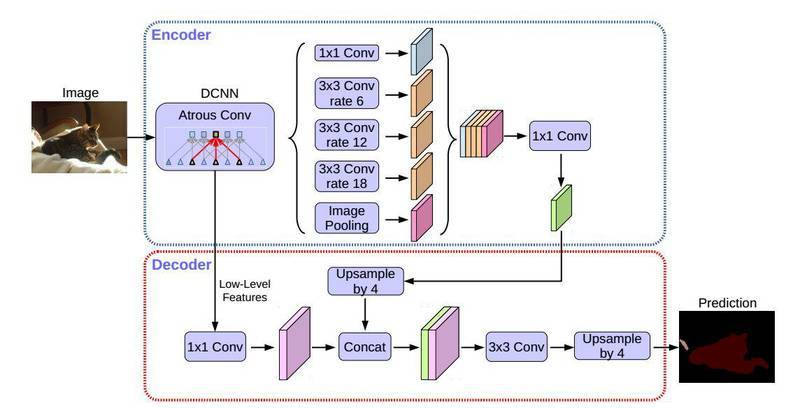
#> input picture fluid/deeplabv3+/imgs/model.png, 800 x 408 px
$ python -i image_util.py   (imports and definitions only)
#> lines starting #> are read from the running program, lines starting #| are printed output that depends on the picture
#> further down, picture is the input picture: PIL image 800x408 RGBA; mean R, G, B, A 231.8, 229.9, 232.8, 255
from PIL import Image, ImageEnhance, ImageDraw
from PIL import ImageFile
import numpy as np
import random
import math


class sampler():
    # [9 lines left out: function __init__, not called in this run]


class BBox():
    # [5 lines left out: function __init__, not called in this run]


def IsEmpty(src_bbox):
    return src_bbox.xmin > src_bbox.xmax or src_bbox.ymin > src_bbox.ymax


# [86 lines left out: functions bbox_area, bbox_overlap, satisfy_sample_constraint, generate_sample, generate_samples_imagenet, not called in this run]


def resize_image(image, resized_w, resized_h):
    return image.resize((resized_w, resized_h), Image.BILINEAR)


def random_hsv_in_yiq(image,
                      lower_saturation,
                      upper_saturation,
                      max_delta_hue=0,
                      scale_value=1):
#> called with lower_saturation = 0.5, upper_saturation = 1.5, max_delta_hue = 0.628, scale_value = 1
    delta_hue = np.random.uniform(-max_delta_hue, max_delta_hue)
    scale_saturation = np.random.uniform(lower_saturation, upper_saturation)
    img_hsv = np.array(image.convert('HSV'))
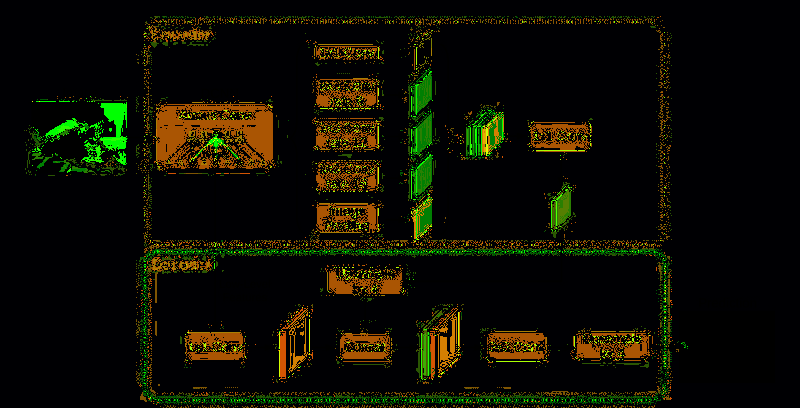
#> img_hsv: shape (408, 800, 3); mean R, G, B 14.4, 14.1, 2.7
    img_hsv[:, :, 0] = img_hsv[:, :, 0] + delta_hue
    image = Image.fromarray(img_hsv, mode='HSV').convert('RGB')
    image = ImageEnhance.Color(image).enhance(scale_saturation)
    return image


def random_contrast(image, lower, upper=None):
#> called with lower = 0.5, upper = 1.5
    if upper is None:
        delta = np.random.uniform(-lower, lower)
    else:
        delta = np.random.uniform(lower, upper)
    return ImageEnhance.Contrast(image).enhance(delta)
#> returned value: PIL image 800x408 RGB


def random_brightness(image, lower, upper=None):
    if upper is None:
        delta = np.random.uniform(-lower, lower)
    else:
        delta = np.random.uniform(lower, upper)
    return ImageEnhance.Brightness(image).enhance(delta)


def clip_by_value(image, lower, upper):
    img = np.array(image)
    np.clip(img, lower, upper)
    image = Image.fromarray(img)
    return image


def distort_color(image, batch_position=0):
    def distort_fn_0(image=image):
        image = random_brightness(image, 32. / 255.)
        image = random_hsv_in_yiq(
            image,
            lower_saturation=0.5,
            upper_saturation=1.5,
            max_delta_hue=0.2 * math.pi)
        image = random_contrast(image, lower=0.5, upper=1.5)
        return image

    # [9 lines left out: function distort_fn_1, not called in this run]

    if batch_position % 2 == 0:
        image = distort_fn_0(image)
    else:
        image = distort_fn_1(image)
    image = clip_by_value(image, 0., 1.)
    return image

>>> from PIL import Image
>>> picture = Image.open('../deeplabv3+/imgs/model.png')
>>> result = distort_color(picture)
